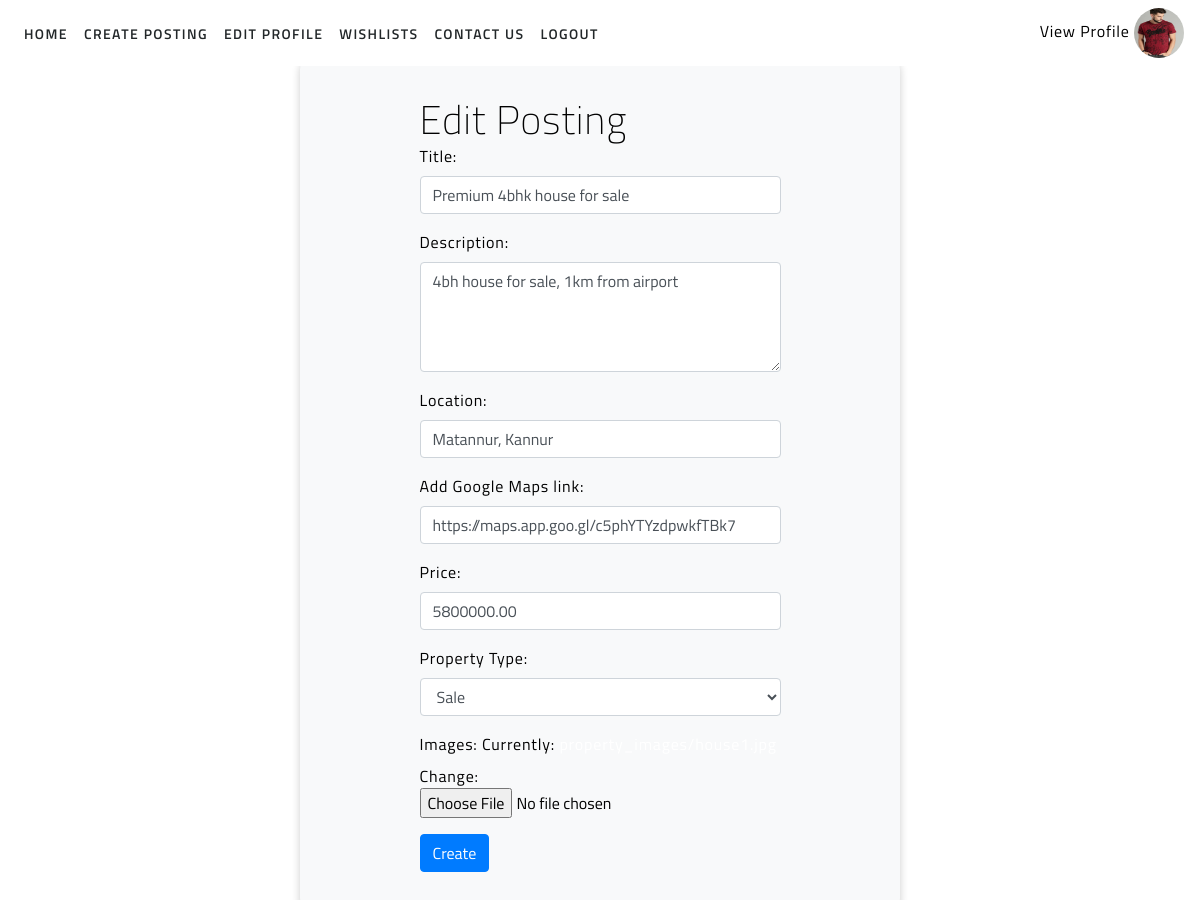
The app's page /userpanel/editposting/11/ (signed in) with its own data.
### adminpanel/models.py (models this page shows, shortened)
class Profile(models.Model):
    user=models.OneToOneField(User, on_delete=models.CASCADE)
    profile_image=models.ImageField(upload_to='profile_image/',default='profile_image/profile.png')
    user_bio=models.TextField(blank=True)
    phone=models.CharField(max_length=20)

class Property(models.Model):
    status_choices=[
        ('rent','Rent',),
        ('sale','Sale')
    ]
    property_status=[
        ('available','Available',),
        ('notavailable' ,'Not available'),
        ('sold','Sold')
    ]
    title=models.CharField(max_length=200)
    description=models.TextField()
    location=models.CharField(max_length=255)
    google = models.TextField()
    price=models.DecimalField(max_digits=10, decimal_places=2)
    property_type=models.CharField(max_length=20,choices=status_choices)
    status=models.CharField(max_length=15,choices=property_status,default='notavailable')
    images=models.ImageField(upload_to='property_images/')
    posted_by=models.ForeignKey(User,on_delete=models.CASCADE)
    created_at=models.DateTimeField(auto_now_add=True)
    updated_at=models.DateTimeField(auto_now=True)

### userpanel/views.py (the view)
# urls.py: path('editposting/<int:property_id>/',editposting,name='editposting'),
@login_required
def editposting(request, property_id):
    property=get_object_or_404(Property, id=property_id)
    user=request.user
    profile=Profile.objects.get(user=request.user)
    if property.posted_by==request.user:
        if request.method=='POST':
            form=PropertyForm(request.POST,request.FILES, instance=property)
            if form.is_valid():
                form.save()
                messages.success(request,'Posting edited succesully')
                return redirect('userpanel:viewposting', property_id=property.id)
        else:
            form=PropertyForm(instance=property)
    context={
        'form':form,
        'profile':profile
    }
    return render(request,'userpanel/editposting.html',context)

### userpanel/templates/userpanel/editposting.html (shortened to what this page needs)
{% extends 'userpanel/userbase.html' %}
{% block content %}
{% load static %}
<div class="form-container">
  <form method="POST" class="m-3" enctype="multipart/form-data" style="color: black;">
      <h1>Edit Posting</h1>
      {{ form.as_p }}
      <button type="submit" class="btn btn-primary"> Create</button>
  </form>
</div>
{% endblock %}

### userpanel/templates/userpanel/userbase.html (shortened to what this page needs)
{% load static %}
<!doctype html>
<html lang="en">
<head>
  <link rel="stylesheet" href="https://stackpath.bootstrapcdn.com/bootstrap/4.3.1/css/bootstrap.min.css"
>
  <link rel="stylesheet" href="{% static 'assets/css/style.css' %}">
  <link href="https://unpkg.com/ionicons@4.5.5/dist/css/ionicons.min.css" rel="stylesheet">
</head>
<body>
  <nav class="navbar navbar-expand-lg fixed-top">
    <div class="collapse navbar-collapse" id="navbarSupportedContent">
      <ul class="navbar-nav mr-auto">
        {% if user.is_staff %}
        <li class="nav-item {% if request.resolver_match.url_name == 'userhome' %}active{% endif %}">
          <a class="nav-link" href="{% url 'adminpanel:adminhome' %}">Home</a>
        </li>
        {% else %}
        <li class="nav-item {% if request.resolver_match.url_name == 'userhome' %}active{% endif %}">
          <a class="nav-link" href="{% url 'userpanel:userhome' %}">Home</a>
        </li>
        {% endif %}
        <li class="nav-item">
          <a class="nav-link" href="{% url 'userpanel:payment_methods' %}">Create Posting</a>
        </li>
        {% if profile %}
        <li class="nav-item">
          <a class="nav-link" href="{% url 'userpanel:userprofile' user.id %}">Edit Profile</a>
        </li>
        {% else %}
        <li class="nav-item">
          <a class="nav-link" href="{% url 'userpanel:userprofile' user.id %}">Create Profile</a>
        </li>
        {% endif %}
        <li class="nav-item">
          <a class="nav-link" href="{% url 'userpanel:view_wishlist' %}">Wishlists</a>
        </li>
        <li class="nav-item">
          <a class="nav-link" href="https://wa.me/918138875720">Contact Us</a>
        </li>
        <li class="nav-item">
          <a class="nav-link" href="{% url 'userpanel:userlogout' %}">Logout</a>
        </li>
      </ul>
      <div class="avatar-sm">
        <a href="{% url 'userpanel:viewprofile' user.id %}" style="color: black;">View Profile</a>
        <img
          src="{{ profile.profile_image.url }}"
          alt="..."
          class="avatar-img rounded-circle"
          style="width: 50px; height: 50px;"
        />
</nav>
  {% block content %}{% endblock %}
</body>
</html>

### static/assets/css/style.css (style rules this page uses)
html { scroll-behavior: smooth; }
body { font-family: 'Titillium Web', sans-serif; font-size: 16px; font-weight: 400; letter-spacing: .05em; background-color: #ffffff; color: #ffffff; }
h1, h2, h3, h4, h5, h6 { font-weight: 200; margin-bottom: 0px; }
a { color: #ffffff; }
.navbar { background-color: #ffffff; z-index: 9999; }
.nav-link { font-size: 14px; font-weight: 600; color: #222729; letter-spacing: .1em; text-transform: uppercase; }

### userpanel/templates/userpanel/editposting.html (style rules this page uses)
body { background-size: cover; background-position: center; background-repeat: no-repeat; height: 100vh; margin: 0; justify-content: center; align-items: center; }
.form-container { width: 600px; display: flex; flex-direction: column; justify-content: center; align-items: center; background-color: #f8f9fa; padding: 30px; border-radius: 20px; box-shadow: 0 4px 8px rgba(0, 0, 0, 0.2); margin: 50px auto; }

### records on screen
Profile: profile_image (picture)
Property: title "Premium 4bhk house for sale", description "4bh house for sale, 1km from airport", location "Matannur, Kannur", google "https://maps.app.goo.gl/c5phYTYzdpwkfTBk7", price "5800000.00", property_type "Sale"
